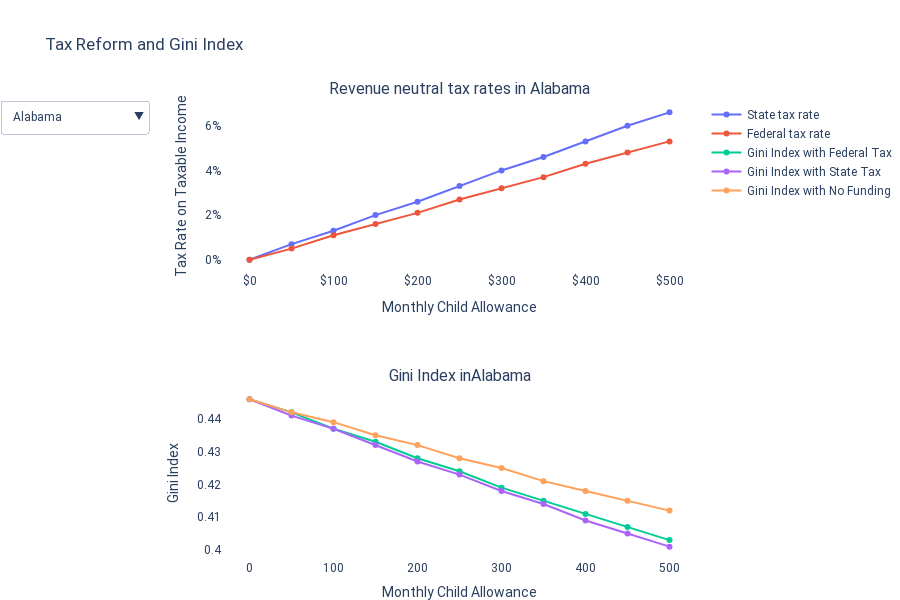

Notebook code cell kept with this figure:
### Markdown cell above
## Tax Reform and Gini

### Code cell
tax = summary[summary['race'] == 'All']
tax = tax[tax['age_group']=='all']

x = tax.child_allowance.unique()
state_names = tax.state.unique()
default_state = state_names[0]

REFORM = {'state_tax_rate': 'State tax rate', 
           'fed_tax_rate': "Federal tax rate"}
GINI = {'fed_gini': 'Gini Index with Federal Tax ',
        'state_gini': 'Gini Index with State Tax ',
        'non_funded_gini': 'Gini Index with No Funding'}

data_list = []
for state in state_names:
    state_data = tax[tax.state==state]
    state_list = []
    for reform in REFORM:
        state_list.append(state_data[reform])
    for gini in GINI:
        state_list.append(state_data[gini])
    data_list.append(state_list)

data_columns = list(REFORM.keys()) + list(GINI.keys())
data = pd.DataFrame(data_list, columns = data_columns)
data['State'] = state_names
data = data.set_index('State')

def getDataList(state):
    data_list = []
    for dc in data_columns:
        data_list.append(data.loc[state][dc])
    return data_list

fig = make_subplots(rows=2, cols=1, 
                    subplot_titles = ('Revenue neutral tax rates in ' + default_state, 
                                      'Gini Index in' + default_state))

for reform in REFORM:
    fig.add_trace(go.Scatter(
        x=x, 
        y=tax[tax.state==default_state][reform],
        name=REFORM[reform]),
        row = 1, col = 1
    )
for gini in GINI:
    fig.add_trace(go.Scatter(
        x=x, 
        y=tax[tax.state==default_state][gini],
        name=GINI[gini]),
        row = 2, col = 1
    )
    
buttons = []
for state in state_names:
    new_button = {'method': 'update',
                  'label': state,
                  'args': [{'y': getDataList(state)},
                            {'annotations[0].text': 'Revenue neutral tax rates in ' + state,
                            'annotations[1].text': 'Gini index in ' + state,}
                          ]}
    buttons.append(new_button)
    
# construct menus
updatemenus = [{'buttons': buttons,
                'direction': 'down',
                'showactive': True,
                'pad':{"r": 50},
               }]

# update layout with buttons, and show the figure
fig.update_layout(updatemenus=updatemenus)

fig.update_xaxes(title_text='Monthly Child Allowance', row=1, col=1)
fig.update_xaxes(title_text='Monthly Child Allowance', row=2, col=1)
fig.update_yaxes(title_text='Tax Rate on Taxable Income', row=1, col=1)
fig.update_yaxes(title_text='Gini Index', row=2, col=1)

fig.update_layout(
        yaxis_ticksuffix='%',
        font=dict(family='Roboto'),
        hovermode='x', 
        xaxis_tickprefix='$',
        xaxis_ticksuffix='',
        plot_bgcolor='white',
        legend_title_text=''   
    )

fig.update_traces(mode='markers+lines', hovertemplate=None)

fig.update_layout(height=600, margin=dict(l=0, r=0, t=100, b=0), title_text="Tax Reform and Gini Index")
fig

### Figure 1 — Plotly figure (JSON) as saved in the notebook; plotly's stock layout.template omitted (floating-point values rounded to 4 significant figures)
{"data": [{"mode": "markers+lines", "name": "State tax rate", "type": "scatter", "x": [0, 50, 100, 150, 200, 250, 300, 350, 400, 450, 500], "xaxis": "x", "y": [0, 0.7, 1.3, 2, 2.6, 3.3, 4, 4.6, 5.3, 6, 6.6], "yaxis": "y"}, {"mode": "markers+lines", "name": "Federal tax rate", "type": "scatter", "x": [0, 50, 100, 150, 200, 250, 300, 350, 400, 450, 500], "xaxis": "x", "y": [0, 0.5, 1.1, 1.6, 2.1, 2.7, 3.2, 3.7, 4.3, 4.8, 5.3], "yaxis": "y"}, {"mode": "markers+lines", "name": "Gini Index with Federal Tax ", "type": "scatter", "x": [0, 50, 100, 150, 200, 250, 300, 350, 400, 450, 500], "xaxis": "x2", "y": [0.446, 0.442, 0.437, 0.433, 0.428, 0.424, 0.419, 0.415, 0.411, 0.407, 0.403], "yaxis": "y2"}, {"mode": "markers+lines", "name": "Gini Index with State Tax ", "type": "scatter", "x": [0, 50, 100, 150, 200, 250, 300, 350, 400, 450, 500], "xaxis": "x2", "y": [0.446, 0.441, 0.437, 0.432, 0.427, 0.423, 0.418, 0.414, 0.409, 0.405, 0.401], "yaxis": "y2"}, {"mode": "markers+lines", "name": "Gini Index with No Funding", "type": "scatter", "x": [0, 50, 100, 150, 200, 250, 300, 350, 400, 450, 500], "xaxis": "x2", "y": [0.446, 0.442, 0.439, 0.435, 0.432, 0.428, 0.425, 0.421, 0.418, 0.415, 0.412], "yaxis": "y2"}], "layout": {"annotations": [{"font": {"size": 16}, "showarrow": false, "text": "Revenue neutral tax rates in Alabama", "x": 0.5, "xanchor": "center", "xref": "paper", "y": 1, "yanchor": "bottom", "yref": "paper"}, {"font": {"size": 16}, "showarrow": false, "text": "Gini Index inAlabama", "x": 0.5, "xanchor": "center", "xref": "paper", "y": 0.375, "yanchor": "bottom", "yref": "paper"}], "font": {"family": "Roboto"}, "height": 600, "hovermode": "x", "legend": {"title": {"text": ""}}, "margin": {"b": 0, "l": 0, "r": 0, "t": 100}, "plot_bgcolor": "white", "title": {"text": "Tax Reform and Gini Index"}, "updatemenus": [{"buttons": [{"args": [{"y": [[0, 0.7, 1.3, 2, 2.6, 3.3, 4, 4.6, 5.3, 6, 6.6], [0, 0.5, 1.1, 1.6, 2.1, 2.7, 3.2, 3.7, 4.3, 4.8, 5.3], [0.446, 0.442, 0.437, 0.433, 0.428, 0.424, 0.419, 0.415, 0.411, 0.407, 0.403], [0.446, 0.441, 0.437, 0.432, 0.427, 0.423, 0.418, 0.414, 0.409, 0.405, 0.401], [0.446, 0.442, 0.439, 0.435, 0.432, 0.428, 0.425, 0.421, 0.418, 0.415, 0.412]]}, {"annotations[0].text": "Revenue neutral tax rates in Alabama", "annotations[1].text": "Gini index in Alabama"}], "label": "Alabama", "method": "update"}, {"args": [{"y": [[0, 0.6, 1.2, 1.9, 2.5, 3.1, 3.7, 4.3, 4.9, 5.6, 6.2], [0, 0.5, 1.1, 1.6, 2.1, 2.7, 3.2, 3.7, 4.3, 4.8, 5.3], [0.451, 0.446, 0.441, 0.437, 0.432, 0.428, 0.423, 0.419, 0.414, 0.41, 0.406], [0.451, 0.446, 0.441, 0.436, 0.432, 0.427, 0.423, 0.418, 0.413, 0.409, 0.404], [0.451, 0.447, 0.443, 0.439, 0.435, 0.431, 0.428, 0.424, 0.421, 0.417, 0.414]]}, {"annotations[0].text": "Revenue neutral tax rates in Alaska", "annotations[1].text": "Gini index in Alaska"}], "label": "Alaska", "method": "update"}, {"args": [{"y": [[0, 0.6, 1.2, 1.8, 2.4, 3, 3.6, 4.2, 4.8, 5.4, 6], [0, 0.5, 1.1, 1.6, 2.1, 2.7, 3.2, 3.7, 4.3, 4.8, 5.3], [0.439, 0.435, 0.43, 0.426, 0.421, 0.417, 0.413, 0.408, 0.404, 0.4, 0.396], [0.439, 0.435, 0.43, 0.425, 0.421, 0.417, 0.412, 0.408, 0.403, 0.399, 0.395], [0.439, 0.435, 0.432, 0.428, 0.425, 0.421, 0.418, 0.414, 0.411, 0.408, 0.405]]}, {"annotations[0].text": "Revenue neutral tax rates in Arizona", "annotations[1].text": "Gini index in Arizona"}], "label": "Arizona", "method": "update"}, {"args": [{"y": [[0, 0.7, 1.5, 2.2, 3, 3.7, 4.5, 5.2, 6, 6.7, 7.5], [0, 0.5, 1.1, 1.6, 2.1, 2.7, 3.2, 3.7, 4.3, 4.8, 5.3], [0.439, 0.434, 0.43, 0.425, 0.42, 0.416, 0.411, 0.407, 0.402, 0.398, 0.394], [0.439, 0.434, 0.429, 0.424, 0.419, 0.414, 0.409, 0.404, 0.399, 0.394, 0.39], [0.439, 0.435, 0.431, 0.427, 0.424, 0.42, 0.416, 0.413, 0.409, 0.406, 0.403]]}, {"annotations[0].text": "Revenue neutral tax rates in Arkansas", "annotations[1].text": "Gini index in Arkansas"}], "label": "Arkansas", "method": "update"}, {"args": [{"y": [[0, 0.5, 1, 1.5, 2, 2.5, 3, 3.5, 4, 4.5, 5.1], [0, 0.5, 1.1, 1.6, 2.1, 2.7, 3.2, 3.7, 4.3, 4.8, 5.3], [0.46, 0.456, 0.452, 0.448, 0.444, 0.44, 0.436, 0.432, 0.428, 0.424, 0.421], [0.46, 0.456, 0.452, 0.448, 0.444, 0.44, 0.436, 0.433, 0.429, 0.425, 0.421], [0.46, 0.457, 0.454, 0.45, 0.447, 0.444, 0.441, 0.438, 0.436, 0.433, 0.43]]}, {"annotations[0].text": "Revenue neutral tax rates in California", "annotations[1].text": "Gini index in California"}], "label": "California", "method": "update"}, {"args": [{"y": [[0, 0.4, 0.9, 1.3, 1.8, 2.2, 2.7, 3.1, 3.6, 4, 4.4], [0, 0.5, 1.1, 1.6, 2.1, 2.7, 3.2, 3.7, 4.3, 4.8, 5.3], [0.439, 0.435, 0.432, 0.428, 0.425, 0.421, 0.418, 0.414, 0.411, 0.408, 0.404], [0.439, 0.435, 0.432, 0.428, 0.425, 0.422, 0.418, 0.415, 0.412, 0.409, 0.405], [0.439, 0.436, 0.433, 0.43, 0.427, 0.424, 0.422, 0.419, 0.417, 0.414, 0.411]]}, {"annotations[0].text": "Revenue neutral tax rates in Colorado", "annotations[1].text": "Gini index in Colorado"}], "label": "Colorado", "method": "update"}, {"args": [{"y": [[0, 0.4, 0.8, 1.2, 1.6, 2, 2.4, 2.8, 3.2, 3.6, 4], [0, 0.5, 1.1, 1.6, 2.1, 2.7, 3.2, 3.7, 4.3, 4.8, 5.3], [0.421, 0.418, 0.415, 0.412, 0.408, 0.405, 0.402, 0.399, 0.395, 0.392, 0.389], [0.421, 0.418, 0.415, 0.412, 0.409, 0.406, 0.403, 0.4, 0.397, 0.394, 0.391], [0.421, 0.419, 0.416, 0.414, 0.411, 0.409, 0.407, 0.404, 0.402, 0.4, 0.398]]}, {"annotations[0].text": "Revenue neutral tax rates in Connecticut", "annotations[1].text": "Gini index in Connecticut"}], "label": "Connecticut", "method": "update"}, {"args": [{"y": [[0, 0.5, 1, 1.4, 1.9, 2.4, 2.9, 3.3, 3.8, 4.3, 4.8], [0, 0.5, 1.1, 1.6, 2.1, 2.7, 3.2, 3.7, 4.3, 4.8, 5.3], [0.429, 0.426, 0.422, 0.419, 0.415, 0.412, 0.408, 0.405, 0.402, 0.398, 0.395], [0.429, 0.426, 0.422, 0.419, 0.416, 0.412, 0.409, 0.406, 0.402, 0.399, 0.396], [0.429, 0.427, 0.424, 0.421, 0.418, 0.416, 0.413, 0.41, 0.408, 0.405, 0.403]]}, {"annotations[0].text": "Revenue neutral tax rates in Delaware", "annotations[1].text": "Gini index in Delaware"}], "label": "Delaware", "method": "update"}, {"args": [{"y": [[0, 0.5, 1.1, 1.6, 2.1, 2.6, 3.2, 3.7, 4.2, 4.8, 5.3], [0, 0.5, 1.1, 1.6, 2.1, 2.7, 3.2, 3.7, 4.3, 4.8, 5.3], [0.457, 0.453, 0.449, 0.445, 0.441, 0.438, 0.434, 0.43, 0.427, 0.423, 0.419], [0.457, 0.453, 0.449, 0.445, 0.441, 0.438, 0.434, 0.43, 0.427, 0.423, 0.419], [0.457, 0.454, 0.451, 0.448, 0.445, 0.442, 0.439, 0.436, 0.433, 0.431, 0.428]]}, {"annotations[0].text": "Revenue neutral tax rates in Florida", "annotations[1].text": "Gini index in Florida"}], "label": "Florida", "method": "update"}, {"args": [{"y": [[0, 0.7, 1.3, 2, 2.7, 3.3, 4, 4.7, 5.3, 6, 6.7], [0, 0.5, 1.1, 1.6, 2.1, 2.7, 3.2, 3.7, 4.3, 4.8, 5.3], [0.447, 0.442, 0.437, 0.432, 0.428, 0.423, 0.419, 0.414, 0.41, 0.405, 0.401], [0.447, 0.442, 0.437, 0.432, 0.427, 0.422, 0.417, 0.412, 0.408, 0.403, 0.399], [0.447, 0.443, 0.439, 0.435, 0.431, 0.427, 0.424, 0.42, 0.417, 0.414, 0.41]]}, {"annotations[0].text": "Revenue neutral tax rates in Georgia", "annotations[1].text": "Gini index in Georgia"}], "label": "Georgia", "method": "update"}, {"args": [{"y": [[0, 0.5, 1, 1.5, 2, 2.5, 3, 3.5, 4, 4.5, 5], [0, 0.5, 1.1, 1.6, 2.1, 2.7, 3.2, 3.7, 4.3, 4.8, 5.3], [0.416, 0.413, 0.409, 0.405, 0.402, 0.398, 0.395, 0.391, 0.388, 0.384, 0.381], [0.416, 0.413, 0.409, 0.406, 0.402, 0.398, 0.395, 0.391, 0.388, 0.385, 0.381], [0.416, 0.413, 0.41, 0.408, 0.405, 0.402, 0.399, 0.396, 0.394, 0.391, 0.389]]}, {"annotations[0].text": "Revenue neutral tax rates in Hawaii", "annotations[1].text": "Gini index in Hawaii"}], "label": "Hawaii", "method": "update"}, {"args": [{"y": [[0, 0.7, 1.4, 2.1, 2.8, 3.5, 4.2, 4.9, 5.6, 6.3, 7.1], [0, 0.5, 1.1, 1.6, 2.1, 2.7, 3.2, 3.7, 4.3, 4.8, 5.3], [0.427, 0.421, 0.416, 0.411, 0.406, 0.401, 0.397, 0.392, 0.387, 0.382, 0.378], [0.427, 0.421, 0.416, 0.411, 0.405, 0.4, 0.395, 0.39, 0.385, 0.38, 0.375], [0.427, 0.422, 0.418, 0.413, 0.409, 0.405, 0.401, 0.397, 0.394, 0.39, 0.386]]}, {"annotations[0].text": "Revenue neutral tax rates in Idaho", "annotations[1].text": "Gini index in Idaho"}], "label": "Idaho", "method": "update"}, {"args": [{"y": [[0, 0.5, 1, 1.5, 1.9, 2.4, 2.9, 3.4, 3.9, 4.4, 4.8], [0, 0.5, 1.1, 1.6, 2.1, 2.7, 3.2, 3.7, 4.3, 4.8, 5.3], [0.444, 0.441, 0.437, 0.433, 0.429, 0.425, 0.422, 0.418, 0.414, 0.411, 0.407], [0.444, 0.441, 0.437, 0.433, 0.429, 0.426, 0.422, 0.418, 0.415, 0.411, 0.408], [0.444, 0.441, 0.438, 0.435, 0.432, 0.429, 0.427, 0.424, 0.421, 0.418, 0.416]]}, {"annotations[0].text": "Revenue neutral tax rates in Illinois", "annotations[1].text": "Gini index in Illinois"}], "label": "Illinois", "method": "update"}, {"args": [{"y": [[0, 0.7, 1.3, 2, 2.6, 3.3, 3.9, 4.6, 5.2, 5.9, 6.5], [0, 0.5, 1.1, 1.6, 2.1, 2.7, 3.2, 3.7, 4.3, 4.8, 5.3], [0.402, 0.398, 0.393, 0.388, 0.384, 0.379, 0.375, 0.37, 0.366, 0.361, 0.357], [0.402, 0.398, 0.393, 0.388, 0.383, 0.378, 0.374, 0.369, 0.364, 0.36, 0.355], [0.402, 0.398, 0.394, 0.39, 0.387, 0.383, 0.379, 0.376, 0.372, 0.369, 0.365]]}, {"annotations[0].text": "Revenue neutral tax rates in Indiana", "annotations[1].text": "Gini index in Indiana"}], "label": "Indiana", "method": "update"}, {"args": [{"y": [[0, 0.6, 1.2, 1.8, 2.5, 3.1, 3.7, 4.3, 4.9, 5.5, 6.2], [0, 0.5, 1.1, 1.6, 2.1, 2.7, 3.2, 3.7, 4.3, 4.8, 5.3], [0.405, 0.4, 0.396, 0.391, 0.387, 0.383, 0.379, 0.374, 0.37, 0.366, 0.362], [0.405, 0.4, 0.396, 0.391, 0.387, 0.382, 0.378, 0.374, 0.369, 0.365, 0.361], [0.405, 0.401, 0.397, 0.393, 0.39, 0.386, 0.383, 0.379, 0.376, 0.373, 0.37]]}, {"annotations[0].text": "Revenue neutral tax rates in Iowa", "annotations[1].text": "Gini index in Iowa"}], "label": "Iowa", "method": "update"}, {"args": [{"y": [[0, 0.6, 1.3, 1.9, 2.5, 3.1, 3.8, 4.4, 5, 5.6, 6.3], [0, 0.5, 1.1, 1.6, 2.1, 2.7, 3.2, 3.7, 4.3, 4.8, 5.3], [0.414, 0.409, 0.405, 0.4, 0.396, 0.392, 0.388, 0.383, 0.379, 0.375, 0.371], [0.414, 0.409, 0.405, 0.4, 0.396, 0.391, 0.387, 0.382, 0.378, 0.374, 0.369], [0.414, 0.41, 0.406, 0.403, 0.399, 0.396, 0.392, 0.389, 0.386, 0.383, 0.38]]}, {"annotations[0].text": "Revenue neutral tax rates in Kansas", "annotations[1].text": "Gini index in Kansas"}], "label": "Kansas", "method": "update"}, {"args": [{"y": [[0, 0.6, 1.2, 1.9, 2.5, 3.1, 3.7, 4.3, 4.9, 5.6, 6.2], [0, 0.5, 1.1, 1.6, 2.1, 2.7, 3.2, 3.7, 4.3, 4.8, 5.3], [0.462, 0.458, 0.453, 0.449, 0.445, 0.44, 0.436, 0.432, 0.428, 0.424, 0.42], [0.462, 0.458, 0.453, 0.449, 0.444, 0.44, 0.435, 0.431, 0.427, 0.423, 0.418], [0.462, 0.458, 0.455, 0.451, 0.448, 0.445, 0.441, 0.438, 0.435, 0.432, 0.429]]}, {"annotations[0].text": "Revenue neutral tax rates in Kentucky", "annotations[1].text": "Gini index in Kentucky"}], "label": "Kentucky", "method": "update"}, {"args": [{"y": [[0, 0.7, 1.5, 2.2, 2.9, 3.7, 4.4, 5.1, 5.9, 6.6, 7.3], [0, 0.5, 1.1, 1.6, 2.1, 2.7, 3.2, 3.7, 4.3, 4.8, 5.3], [0.458, 0.453, 0.448, 0.443, 0.438, 0.433, 0.428, 0.424, 0.419, 0.414, 0.41], [0.458, 0.453, 0.447, 0.442, 0.437, 0.432, 0.426, 0.421, 0.416, 0.411, 0.406], [0.458, 0.454, 0.45, 0.446, 0.441, 0.438, 0.434, 0.43, 0.426, 0.423, 0.419]]}, {"annotations[0].text": "Revenue neutral tax rates in Louisiana", "annotations[1].text": "Gini index in Louisiana"}], "label": "Louisiana", "method": "update"}, {"args": [{"y": [[0, 0.5, 1.1, 1.6, 2.1, 2.7, 3.2, 3.8, 4.3, 4.8, 5.4], [0, 0.5, 1.1, 1.6, 2.1, 2.7, 3.2, 3.7, 4.3, 4.8, 5.3], [0.374, 0.371, 0.367, 0.363, 0.36, 0.356, 0.353, 0.349, 0.346, 0.342, 0.339], [0.374, 0.371, 0.367, 0.363, 0.36, 0.356, 0.353, 0.349, 0.346, 0.342, 0.339], [0.374, 0.371, 0.369, 0.366, 0.363, 0.36, 0.358, 0.355, 0.352, 0.35, 0.348]]}, {"annotations[0].text": "Revenue neutral tax rates in Maine", "annotations[1].text": "Gini index in Maine"}], "label": "Maine", "method": "update"}, {"args": [{"y": [[0, 0.4, 0.8, 1.2, 1.6, 2, 2.4, 2.8, 3.2, 3.6, 4], [0, 0.5, 1.1, 1.6, 2.1, 2.7, 3.2, 3.7, 4.3, 4.8, 5.3], [0.42, 0.417, 0.413, 0.41, 0.407, 0.403, 0.4, 0.397, 0.393, 0.39, 0.387], [0.42, 0.417, 0.414, 0.41, 0.407, 0.404, 0.401, 0.398, 0.395, 0.392, 0.389], [0.42, 0.417, 0.414, 0.412, 0.409, 0.407, 0.404, 0.402, 0.399, 0.397, 0.394]]}, {"annotations[0].text": "Revenue neutral tax rates in Maryland", "annotations[1].text": "Gini index in Maryland"}], "label": "Maryland", "method": "update"}, {"args": [{"y": [[0, 0.3, 0.7, 1, 1.4, 1.7, 2, 2.4, 2.7, 3, 3.4], [0, 0.5, 1.1, 1.6, 2.1, 2.7, 3.2, 3.7, 4.3, 4.8, 5.3], [0.429, 0.426, 0.423, 0.42, 0.417, 0.414, 0.412, 0.409, 0.406, 0.403, 0.401], [0.429, 0.426, 0.423, 0.421, 0.418, 0.416, 0.413, 0.411, 0.408, 0.406, 0.404], [0.429, 0.426, 0.424, 0.422, 0.42, 0.418, 0.416, 0.414, 0.412, 0.41, 0.408]]}, {"annotations[0].text": "Revenue neutral tax rates in Massachusetts", "annotations[1].text": "Gini index in Massachusetts"}], "label": "Massachusetts", "method": "update"}, {"args": [{"y": [[0, 0.5, 1.1, 1.6, 2.1, 2.7, 3.2, 3.7, 4.3, 4.8, 5.3], [0, 0.5, 1.1, 1.6, 2.1, 2.7, 3.2, 3.7, 4.3, 4.8, 5.3], [0.426, 0.422, 0.418, 0.414, 0.41, 0.406, 0.402, 0.399, 0.395, 0.391, 0.388], [0.426, 0.422, 0.418, 0.414, 0.41, 0.406, 0.403, 0.399, 0.395, 0.391, 0.388], [0.426, 0.422, 0.419, 0.416, 0.413, 0.41, 0.407, 0.404, 0.401, 0.398, 0.396]]}, {"annotations[0].text": "Revenue neutral tax rates in Michigan", "annotations[1].text": "Gini index in Michigan"}], "label": "Michigan", "method": "update"}, {"args": [{"y": [[0, 0.5, 1, 1.5, 2, 2.5, 2.9, 3.4, 3.9, 4.4, 4.9], [0, 0.5, 1.1, 1.6, 2.1, 2.7, 3.2, 3.7, 4.3, 4.8, 5.3], [0.393, 0.389, 0.385, 0.381, 0.378, 0.374, 0.37, 0.367, 0.363, 0.359, 0.356], [0.393, 0.389, 0.385, 0.381, 0.378, 0.374, 0.371, 0.367, 0.363, 0.36, 0.357], [0.393, 0.389, 0.386, 0.383, 0.38, 0.377, 0.374, 0.372, 0.369, 0.366, 0.364]]}, {"annotations[0].text": "Revenue neutral tax rates in Minnesota", "annotations[1].text": "Gini index in Minnesota"}], "label": "Minnesota", "method": "update"}, {"args": [{"y": [[0, 1, 1.9, 2.9, 3.8, 4.8, 5.7, 6.7, 7.6, 8.6, 9.6], [0, 0.5, 1.1, 1.6, 2.1, 2.7, 3.2, 3.7, 4.3, 4.8, 5.3], [0.439, 0.433, 0.428, 0.422, 0.417, 0.412, 0.406, 0.401, 0.396, 0.391, 0.387], [0.439, 0.433, 0.427, 0.42, 0.414, 0.408, 0.402, 0.396, 0.39, 0.384, 0.378], [0.439, 0.434, 0.43, 0.425, 0.42, 0.416, 0.412, 0.408, 0.404, 0.4, 0.396]]}, {"annotations[0].text": "Revenue neutral tax rates in Mississippi", "annotations[1].text": "Gini index in Mississippi"}], "label": "Mississippi", "method": "update"}, {"args": [{"y": [[0, 0.6, 1.2, 1.8, 2.3, 2.9, 3.5, 4.1, 4.7, 5.3, 5.8], [0, 0.5, 1.1, 1.6, 2.1, 2.7, 3.2, 3.7, 4.3, 4.8, 5.3], [0.425, 0.421, 0.416, 0.412, 0.408, 0.404, 0.4, 0.396, 0.392, 0.388, 0.384], [0.425, 0.42, 0.416, 0.412, 0.408, 0.403, 0.399, 0.395, 0.391, 0.387, 0.383], [0.425, 0.421, 0.418, 0.414, 0.411, 0.407, 0.404, 0.401, 0.398, 0.394, 0.391]]}, {"annotations[0].text": "Revenue neutral tax rates in Missouri", "annotations[1].text": "Gini index in Missouri"}], "label": "Missouri", "method": "update"}, {"args": [{"y": [[0, 0.6, 1.2, 1.8, 2.4, 3, 3.6, 4.2, 4.8, 5.4, 6], [0, 0.5, 1.1, 1.6, 2.1, 2.7, 3.2, 3.7, 4.3, 4.8, 5.3], [0.412, 0.408, 0.404, 0.399, 0.395, 0.391, 0.387, 0.383, 0.379, 0.375, 0.372], [0.412, 0.408, 0.403, 0.399, 0.395, 0.391, 0.387, 0.382, 0.378, 0.374, 0.37], [0.412, 0.408, 0.405, 0.401, 0.398, 0.395, 0.392, 0.389, 0.386, 0.383, 0.38]]}, {"annotations[0].text": "Revenue neutral tax rates in Montana", "annotations[1].text": "Gini index in Montana"}], "label": "Montana", "method": "update"}, {"args": [{"y": [[0, 0.6, 1.3, 1.9, 2.6, 3.2, 3.8, 4.5, 5.1, 5.7, 6.4], [0, 0.5, 1.1, 1.6, 2.1, 2.7, 3.2, 3.7, 4.3, 4.8, 5.3], [0.42, 0.415, 0.411, 0.406, 0.402, 0.397, 0.393, 0.388, 0.384, 0.38, 0.376], [0.42, 0.415, 0.411, 0.406, 0.401, 0.397, 0.392, 0.387, 0.383, 0.378, 0.374], [0.42, 0.416, 0.412, 0.408, 0.404, 0.401, 0.397, 0.394, 0.39, 0.387, 0.383]]}, {"annotations[0].text": "Revenue neutral tax rates in Nebraska", "annotations[1].text": "Gini index in Nebraska"}], "label": "Nebraska", "method": "update"}, {"args": [{"y": [[0, 0.6, 1.2, 1.8, 2.4, 3, 3.6, 4.2, 4.7, 5.3, 5.9], [0, 0.5, 1.1, 1.6, 2.1, 2.7, 3.2, 3.7, 4.3, 4.8, 5.3], [0.456, 0.452, 0.447, 0.443, 0.439, 0.435, 0.431, 0.427, 0.423, 0.419, 0.415], [0.456, 0.451, 0.447, 0.443, 0.439, 0.434, 0.43, 0.426, 0.422, 0.418, 0.414], [0.456, 0.452, 0.449, 0.445, 0.442, 0.438, 0.435, 0.432, 0.429, 0.426, 0.423]]}, {"annotations[0].text": "Revenue neutral tax rates in Nevada", "annotations[1].text": "Gini index in Nevada"}], "label": "Nevada", "method": "update"}, {"args": [{"y": [[0, 0.4, 0.7, 1.1, 1.5, 1.9, 2.2, 2.6, 3, 3.4, 3.7], [0, 0.5, 1.1, 1.6, 2.1, 2.7, 3.2, 3.7, 4.3, 4.8, 5.3], [0.396, 0.393, 0.39, 0.387, 0.385, 0.382, 0.379, 0.376, 0.373, 0.371, 0.368], [0.396, 0.393, 0.391, 0.388, 0.385, 0.383, 0.38, 0.378, 0.375, 0.373, 0.37], [0.396, 0.394, 0.392, 0.389, 0.387, 0.385, 0.383, 0.381, 0.379, 0.377, 0.375]]}, {"annotations[0].text": "Revenue neutral tax rates in New Hampshire", "annotations[1].text": "Gini index in New Hampshire"}], "label": "New Hampshire", "method": "update"}, {"args": [{"y": [[0, 0.4, 0.9, 1.3, 1.7, 2.1, 2.6, 3, 3.4, 3.9, 4.3], [0, 0.5, 1.1, 1.6, 2.1, 2.7, 3.2, 3.7, 4.3, 4.8, 5.3], [0.429, 0.426, 0.423, 0.419, 0.416, 0.413, 0.41, 0.407, 0.404, 0.4, 0.397], [0.429, 0.426, 0.423, 0.42, 0.417, 0.414, 0.411, 0.408, 0.405, 0.402, 0.399], [0.429, 0.427, 0.424, 0.422, 0.419, 0.417, 0.415, 0.412, 0.41, 0.408, 0.406]]}, {"annotations[0].text": "Revenue neutral tax rates in New Jersey", "annotations[1].text": "Gini index in New Jersey"}], "label": "New Jersey", "method": "update"}, {"args": [{"y": [[0, 0.7, 1.5, 2.2, 2.9, 3.7, 4.4, 5.2, 5.9, 6.6, 7.4], [0, 0.5, 1.1, 1.6, 2.1, 2.7, 3.2, 3.7, 4.3, 4.8, 5.3], [0.458, 0.453, 0.448, 0.443, 0.438, 0.433, 0.428, 0.423, 0.418, 0.414, 0.409], [0.458, 0.453, 0.447, 0.442, 0.436, 0.431, 0.426, 0.42, 0.415, 0.41, 0.405], [0.458, 0.454, 0.45, 0.446, 0.442, 0.438, 0.434, 0.43, 0.427, 0.423, 0.42]]}, {"annotations[0].text": "Revenue neutral tax rates in New Mexico", "annotations[1].text": "Gini index in New Mexico"}], "label": "New Mexico", "method": "update"}, {"args": [{"y": [[0, 0.4, 0.9, 1.3, 1.7, 2.1, 2.6, 3, 3.4, 3.9, 4.3], [0, 0.5, 1.1, 1.6, 2.1, 2.7, 3.2, 3.7, 4.3, 4.8, 5.3], [0.464, 0.46, 0.457, 0.453, 0.449, 0.445, 0.442, 0.438, 0.435, 0.431, 0.427], [0.464, 0.46, 0.457, 0.453, 0.45, 0.446, 0.443, 0.439, 0.436, 0.433, 0.429], [0.464, 0.461, 0.458, 0.455, 0.453, 0.45, 0.447, 0.445, 0.442, 0.439, 0.437]]}, {"annotations[0].text": "Revenue neutral tax rates in New York", "annotations[1].text": "Gini index in New York"}], "label": "New York", "method": "update"}, {"args": [{"y": [[0, 0.6, 1.2, 1.8, 2.4, 3, 3.6, 4.2, 4.8, 5.4, 5.9], [0, 0.5, 1.1, 1.6, 2.1, 2.7, 3.2, 3.7, 4.3, 4.8, 5.3], [0.449, 0.445, 0.44, 0.436, 0.432, 0.427, 0.423, 0.419, 0.415, 0.411, 0.407], [0.449, 0.445, 0.44, 0.436, 0.431, 0.427, 0.423, 0.418, 0.414, 0.41, 0.406], [0.449, 0.445, 0.442, 0.438, 0.435, 0.431, 0.428, 0.425, 0.422, 0.419, 0.416]]}, {"annotations[0].text": "Revenue neutral tax rates in North Carolina", "annotations[1].text": "Gini index in North Carolina"}], "label": "North Carolina", "method": "update"}, {"args": [{"y": [[0, 0.6, 1.2, 1.7, 2.3, 2.9, 3.5, 4.1, 4.6, 5.2, 5.8], [0, 0.5, 1.1, 1.6, 2.1, 2.7, 3.2, 3.7, 4.3, 4.8, 5.3], [0.417, 0.413, 0.409, 0.405, 0.401, 0.397, 0.393, 0.389, 0.385, 0.382, 0.378], [0.417, 0.413, 0.409, 0.405, 0.401, 0.397, 0.393, 0.389, 0.385, 0.381, 0.377], [0.417, 0.414, 0.41, 0.407, 0.404, 0.4, 0.397, 0.394, 0.391, 0.388, 0.385]]}, {"annotations[0].text": "Revenue neutral tax rates in North Dakota", "annotations[1].text": "Gini index in North Dakota"}], "label": "North Dakota", "method": "update"}, {"args": [{"y": [[0, 0.6, 1.1, 1.7, 2.3, 2.9, 3.4, 4, 4.6, 5.2, 5.7], [0, 0.5, 1.1, 1.6, 2.1, 2.7, 3.2, 3.7, 4.3, 4.8, 5.3], [0.426, 0.422, 0.417, 0.413, 0.409, 0.405, 0.401, 0.397, 0.393, 0.389, 0.385], [0.426, 0.422, 0.417, 0.413, 0.409, 0.405, 0.401, 0.397, 0.393, 0.389, 0.385], [0.426, 0.422, 0.419, 0.416, 0.412, 0.409, 0.406, 0.403, 0.4, 0.397, 0.394]]}, {"annotations[0].text": "Revenue neutral tax rates in Ohio", "annotations[1].text": "Gini index in Ohio"}], "label": "Ohio", "method": "update"}, {"args": [{"y": [[0, 0.7, 1.5, 2.2, 2.9, 3.7, 4.4, 5.1, 5.9, 6.6, 7.3], [0, 0.5, 1.1, 1.6, 2.1, 2.7, 3.2, 3.7, 4.3, 4.8, 5.3], [0.431, 0.426, 0.421, 0.416, 0.411, 0.406, 0.402, 0.397, 0.393, 0.388, 0.384], [0.431, 0.426, 0.42, 0.415, 0.41, 0.405, 0.4, 0.395, 0.39, 0.385, 0.38], [0.431, 0.427, 0.422, 0.418, 0.414, 0.41, 0.407, 0.403, 0.399, 0.396, 0.392]]}, {"annotations[0].text": "Revenue neutral tax rates in Oklahoma", "annotations[1].text": "Gini index in Oklahoma"}], "label": "Oklahoma", "method": "update"}, {"args": [{"y": [[0, 0.5, 0.9, 1.4, 1.9, 2.3, 2.8, 3.3, 3.7, 4.2, 4.7], [0, 0.5, 1.1, 1.6, 2.1, 2.7, 3.2, 3.7, 4.3, 4.8, 5.3], [0.437, 0.433, 0.429, 0.426, 0.422, 0.418, 0.414, 0.41, 0.407, 0.403, 0.399], [0.437, 0.433, 0.43, 0.426, 0.422, 0.418, 0.415, 0.411, 0.408, 0.404, 0.401], [0.437, 0.434, 0.431, 0.428, 0.425, 0.422, 0.419, 0.416, 0.413, 0.41, 0.408]]}, {"annotations[0].text": "Revenue neutral tax rates in Oregon", "annotations[1].text": "Gini index in Oregon"}], "label": "Oregon", "method": "update"}, {"args": [{"y": [[0, 0.5, 0.9, 1.4, 1.9, 2.3, 2.8, 3.3, 3.7, 4.2, 4.7], [0, 0.5, 1.1, 1.6, 2.1, 2.7, 3.2, 3.7, 4.3, 4.8, 5.3], [0.443, 0.44, 0.436, 0.432, 0.428, 0.425, 0.421, 0.417, 0.414, 0.41, 0.406], [0.443, 0.44, 0.436, 0.432, 0.429, 0.425, 0.422, 0.418, 0.414, 0.411, 0.408], [0.443, 0.44, 0.437, 0.434, 0.431, 0.428, 0.426, 0.423, 0.42, 0.417, 0.415]]}, {"annotations[0].text": "Revenue neutral tax rates in Pennsylvania", "annotations[1].text": "Gini index in Pennsylvania"}], "label": "Pennsylvania", "method": "update"}, {"args": [{"y": [[0, 0.4, 0.8, 1.2, 1.7, 2.1, 2.5, 2.9, 3.3, 3.7, 4.1], [0, 0.5, 1.1, 1.6, 2.1, 2.7, 3.2, 3.7, 4.3, 4.8, 5.3], [0.419, 0.416, 0.412, 0.409, 0.405, 0.402, 0.398, 0.395, 0.391, 0.388, 0.385], [0.419, 0.416, 0.413, 0.409, 0.406, 0.403, 0.399, 0.396, 0.393, 0.39, 0.387], [0.419, 0.417, 0.414, 0.411, 0.408, 0.406, 0.403, 0.401, 0.398, 0.396, 0.394]]}, {"annotations[0].text": "Revenue neutral tax rates in Rhode Island", "annotations[1].text": "Gini index in Rhode Island"}], "label": "Rhode Island", "method": "update"}, {"args": [{"y": [[0, 0.6, 1.2, 1.8, 2.3, 2.9, 3.5, 4.1, 4.7, 5.3, 5.8], [0, 0.5, 1.1, 1.6, 2.1, 2.7, 3.2, 3.7, 4.3, 4.8, 5.3], [0.452, 0.447, 0.443, 0.438, 0.434, 0.43, 0.426, 0.421, 0.417, 0.413, 0.409], [0.452, 0.447, 0.443, 0.438, 0.434, 0.429, 0.425, 0.421, 0.417, 0.412, 0.408], [0.452, 0.448, 0.444, 0.441, 0.437, 0.434, 0.431, 0.427, 0.424, 0.421, 0.418]]}, {"annotations[0].text": "Revenue neutral tax rates in South Carolina", "annotations[1].text": "Gini index in South Carolina"}], "label": "South Carolina", "method": "update"}, {"args": [{"y": [[0, 0.7, 1.3, 2, 2.6, 3.3, 3.9, 4.6, 5.2, 5.9, 6.5], [0, 0.5, 1.1, 1.6, 2.1, 2.7, 3.2, 3.7, 4.3, 4.8, 5.3], [0.438, 0.434, 0.429, 0.425, 0.42, 0.416, 0.411, 0.407, 0.403, 0.398, 0.394], [0.438, 0.434, 0.429, 0.424, 0.42, 0.415, 0.41, 0.406, 0.401, 0.397, 0.392], [0.438, 0.434, 0.43, 0.426, 0.423, 0.419, 0.415, 0.412, 0.408, 0.405, 0.402]]}, {"annotations[0].text": "Revenue neutral tax rates in South Dakota", "annotations[1].text": "Gini index in South Dakota"}], "label": "South Dakota", "method": "update"}, {"args": [{"y": [[0, 0.6, 1.2, 1.8, 2.4, 3, 3.6, 4.2, 4.8, 5.4, 6], [0, 0.5, 1.1, 1.6, 2.1, 2.7, 3.2, 3.7, 4.3, 4.8, 5.3], [0.452, 0.448, 0.444, 0.439, 0.435, 0.431, 0.427, 0.423, 0.419, 0.415, 0.411], [0.452, 0.448, 0.443, 0.439, 0.435, 0.431, 0.426, 0.422, 0.418, 0.414, 0.41], [0.452, 0.449, 0.445, 0.442, 0.439, 0.435, 0.432, 0.429, 0.426, 0.423, 0.42]]}, {"annotations[0].text": "Revenue neutral tax rates in Tennessee", "annotations[1].text": "Gini index in Tennessee"}], "label": "Tennessee", "method": "update"}, {"args": [{"y": [[0, 0.7, 1.4, 2, 2.7, 3.4, 4.1, 4.8, 5.4, 6.1, 6.8], [0, 0.5, 1.1, 1.6, 2.1, 2.7, 3.2, 3.7, 4.3, 4.8, 5.3], [0.467, 0.462, 0.457, 0.452, 0.448, 0.443, 0.439, 0.434, 0.43, 0.425, 0.421], [0.467, 0.462, 0.457, 0.452, 0.447, 0.442, 0.437, 0.432, 0.428, 0.423, 0.418], [0.467, 0.462, 0.458, 0.455, 0.451, 0.447, 0.443, 0.44, 0.436, 0.433, 0.43]]}, {"annotations[0].text": "Revenue neutral tax rates in Texas", "annotations[1].text": "Gini index in Texas"}], "label": "Texas", "method": "update"}, {"args": [{"y": [[0, 0.7, 1.5, 2.2, 3, 3.7, 4.5, 5.2, 6, 6.7, 7.5], [0, 0.5, 1.1, 1.6, 2.1, 2.7, 3.2, 3.7, 4.3, 4.8, 5.3], [0.421, 0.416, 0.411, 0.406, 0.4, 0.395, 0.39, 0.385, 0.38, 0.376, 0.371], [0.421, 0.416, 0.41, 0.405, 0.399, 0.394, 0.388, 0.383, 0.378, 0.372, 0.367], [0.421, 0.417, 0.412, 0.408, 0.403, 0.399, 0.395, 0.391, 0.387, 0.383, 0.379]]}, {"annotations[0].text": "Revenue neutral tax rates in Utah", "annotations[1].text": "Gini index in Utah"}], "label": "Utah", "method": "update"}, {"args": [{"y": [[0, 0.4, 0.9, 1.3, 1.7, 2.2, 2.6, 3, 3.5, 3.9, 4.3], [0, 0.5, 1.1, 1.6, 2.1, 2.7, 3.2, 3.7, 4.3, 4.8, 5.3], [0.408, 0.405, 0.401, 0.398, 0.395, 0.391, 0.388, 0.385, 0.382, 0.378, 0.375], [0.408, 0.405, 0.402, 0.398, 0.395, 0.392, 0.389, 0.386, 0.383, 0.38, 0.377], [0.408, 0.405, 0.403, 0.4, 0.398, 0.395, 0.393, 0.39, 0.388, 0.385, 0.383]]}, {"annotations[0].text": "Revenue neutral tax rates in Vermont", "annotations[1].text": "Gini index in Vermont"}], "label": "Vermont", "method": "update"}, {"args": [{"y": [[0, 0.4, 0.9, 1.3, 1.7, 2.2, 2.6, 3, 3.5, 3.9, 4.3], [0, 0.5, 1.1, 1.6, 2.1, 2.7, 3.2, 3.7, 4.3, 4.8, 5.3], [0.445, 0.441, 0.438, 0.434, 0.43, 0.427, 0.423, 0.42, 0.416, 0.413, 0.409], [0.445, 0.442, 0.438, 0.434, 0.431, 0.428, 0.424, 0.421, 0.417, 0.414, 0.411], [0.445, 0.442, 0.439, 0.436, 0.433, 0.431, 0.428, 0.425, 0.423, 0.42, 0.418]]}, {"annotations[0].text": "Revenue neutral tax rates in Virginia", "annotations[1].text": "Gini index in Virginia"}], "label": "Virginia", "method": "update"}, {"args": [{"y": [[0, 0.4, 0.9, 1.3, 1.8, 2.2, 2.6, 3.1, 3.5, 4, 4.4], [0, 0.5, 1.1, 1.6, 2.1, 2.7, 3.2, 3.7, 4.3, 4.8, 5.3], [0.433, 0.43, 0.427, 0.423, 0.42, 0.417, 0.413, 0.41, 0.407, 0.404, 0.4], [0.433, 0.43, 0.427, 0.424, 0.42, 0.417, 0.414, 0.411, 0.408, 0.405, 0.402], [0.433, 0.431, 0.428, 0.425, 0.422, 0.42, 0.417, 0.415, 0.412, 0.41, 0.407]]}, {"annotations[0].text": "Revenue neutral tax rates in Washington", "annotations[1].text": "Gini index in Washington"}], "label": "Washington", "method": "update"}, {"args": [{"y": [[0, 0.7, 1.4, 2.1, 2.8, 3.5, 4.3, 5, 5.7, 6.4, 7.1], [0, 0.5, 1.1, 1.6, 2.1, 2.7, 3.2, 3.7, 4.3, 4.8, 5.3], [0.417, 0.412, 0.408, 0.403, 0.399, 0.395, 0.39, 0.386, 0.382, 0.378, 0.374], [0.417, 0.412, 0.407, 0.402, 0.398, 0.393, 0.389, 0.384, 0.38, 0.375, 0.371], [0.417, 0.413, 0.409, 0.406, 0.402, 0.399, 0.396, 0.393, 0.389, 0.386, 0.384]]}, {"annotations[0].text": "Revenue neutral tax rates in West Virginia", "annotations[1].text": "Gini index in West Virginia"}], "label": "West Virginia", "method": "update"}, {"args": [{"y": [[0, 0.6, 1.1, 1.7, 2.3, 2.8, 3.4, 4, 4.5, 5.1, 5.7], [0, 0.5, 1.1, 1.6, 2.1, 2.7, 3.2, 3.7, 4.3, 4.8, 5.3], [0.393, 0.389, 0.385, 0.38, 0.376, 0.372, 0.368, 0.364, 0.36, 0.356, 0.352], [0.393, 0.389, 0.384, 0.38, 0.376, 0.372, 0.368, 0.364, 0.36, 0.356, 0.352], [0.393, 0.389, 0.386, 0.382, 0.379, 0.376, 0.372, 0.369, 0.366, 0.363, 0.36]]}, {"annotations[0].text": "Revenue neutral tax rates in Wisconsin", "annotations[1].text": "Gini index in Wisconsin"}], "label": "Wisconsin", "method": "update"}, {"args": [{"y": [[0, 0.6, 1.3, 1.9, 2.5, 3.1, 3.8, 4.4, 5, 5.6, 6.3], [0, 0.5, 1.1, 1.6, 2.1, 2.7, 3.2, 3.7, 4.3, 4.8, 5.3], [0.43, 0.426, 0.421, 0.417, 0.412, 0.408, 0.404, 0.399, 0.395, 0.391, 0.387], [0.43, 0.425, 0.421, 0.416, 0.412, 0.407, 0.403, 0.398, 0.394, 0.39, 0.385], [0.43, 0.426, 0.422, 0.419, 0.415, 0.411, 0.408, 0.404, 0.401, 0.398, 0.394]]}, {"annotations[0].text": "Revenue neutral tax rates in Wyoming", "annotations[1].text": "Gini index in Wyoming"}], "label": "Wyoming", "method": "update"}, {"args": [{"y": [[0, 0.2, 0.5, 0.7, 0.9, 1.2, 1.4, 1.6, 1.9, 2.1, 2.3], [0, 0.5, 1.1, 1.6, 2.1, 2.7, 3.2, 3.7, 4.3, 4.8, 5.3], [0.475, 0.472, 0.47, 0.467, 0.465, 0.462, 0.459, 0.457, 0.454, 0.452, 0.449], [0.475, 0.472, 0.47, 0.468, 0.466, 0.464, 0.462, 0.46, 0.458, 0.456, 0.454], [0.475, 0.473, 0.471, 0.469, 0.467, 0.466, 0.464, 0.462, 0.46, 0.459, 0.457]]}, {"annotations[0].text": "Revenue neutral tax rates in District of Columbia", "annotations[1].text": "Gini index in District of Columbia"}], "label": "District of Columbia", "method": "update"}, {"args": [{"y": [[0, 0.5, 1.1, 1.6, 2.1, 2.7, 3.2, 3.8, 4.3, 4.8, 5.4], [0, 0.5, 1.1, 1.6, 2.1, 2.7, 3.2, 3.7, 4.3, 4.8, 5.3], [0.446, 0.442, 0.438, 0.434, 0.43, 0.426, 0.422, 0.418, 0.414, 0.41, 0.406], [0.446, 0.442, 0.438, 0.434, 0.43, 0.426, 0.422, 0.418, 0.414, 0.411, 0.407], [0.446, 0.443, 0.439, 0.436, 0.433, 0.43, 0.427, 0.424, 0.421, 0.418, 0.415]]}, {"annotations[0].text": "Revenue neutral tax rates in US", "annotations[1].text": "Gini index in US"}], "label": "US", "method": "update"}], "direction": "down", "pad": {"r": 50}, "showactive": true}], "xaxis": {"anchor": "y", "domain": [0, 1], "tickprefix": "$", "ticksuffix": "", "title": {"text": "Monthly Child Allowance"}}, "xaxis2": {"anchor": "y2", "domain": [0, 1], "title": {"text": "Monthly Child Allowance"}}, "yaxis": {"anchor": "x", "domain": [0.625, 1], "ticksuffix": "%", "title": {"text": "Tax Rate on Taxable Income"}}, "yaxis2": {"anchor": "x2", "domain": [0, 0.375], "title": {"text": "Gini Index"}}}}
